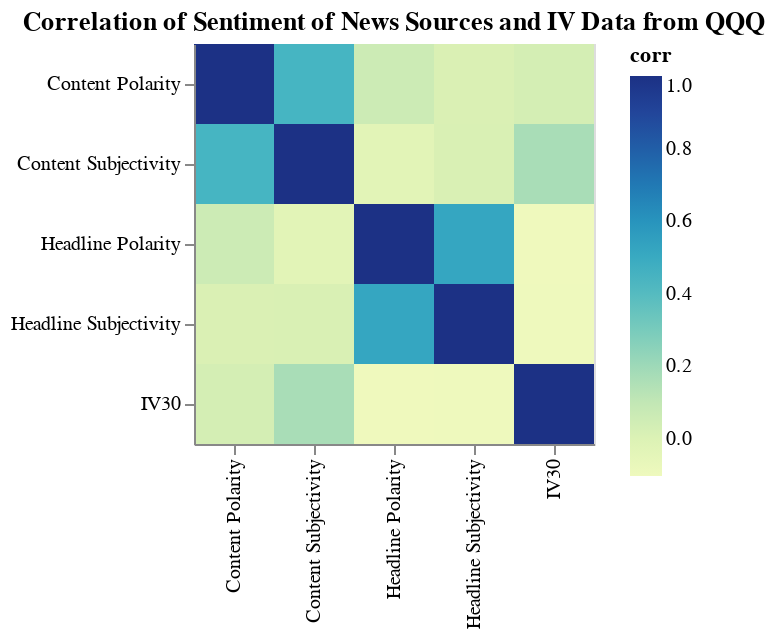

Notebook code for this chart:
### Markdown cell above
## Now we look at the QQQ IV data and all news sources

### Code cell
cormat4 = merged2[['IV30', 'Headline Polarity', 'Headline Subjectivity', 'Content Polarity', 'Content Subjectivity']].corr()
cormat_tidy_4 = cormat4.stack().reset_index().rename(columns={0:'corr'})
heatmap4 = alt.Chart(cormat_tidy_4).mark_rect().encode(
    x = alt.X('level_0').axis().title(''),
    y = alt.Y('level_1').axis().title(''),
    color = 'corr'
).properties(
    width = 200,
    height = 200,
    title = 'Correlation of Sentiment of News Sources and IV Data from QQQ'
)

heatmap4.display()

### Figure 1 — Vega-Lite specification as saved in the notebook (floating-point values rounded to 4 significant figures)
{"config": {"view": {"continuousWidth": 300, "continuousHeight": 300}}, "data": {"name": "data-c6b8ff4d1265b2a6b5c1d4e69593e11d"}, "mark": {"type": "rect"}, "encoding": {"color": {"field": "corr", "type": "quantitative"}, "x": {"axis": {}, "field": "level_0", "title": "", "type": "nominal"}, "y": {"axis": {}, "field": "level_1", "title": "", "type": "nominal"}}, "height": 200, "title": "Correlation of Sentiment of News Sources and IV Data from QQQ", "width": 200, "$schema": "https://vega.github.io/schema/vega-lite/v5.8.0.json", "datasets": {"data-c6b8ff4d1265b2a6b5c1d4e69593e11d": [{"level_0": "IV30", "level_1": "IV30", "corr": 1.0}, {"level_0": "IV30", "level_1": "Headline Polarity", "corr": -0.1031}, {"level_0": "IV30", "level_1": "Headline Subjectivity", "corr": -0.09951}, {"level_0": "IV30", "level_1": "Content Polarity", "corr": 0.03341}, {"level_0": "IV30", "level_1": "Content Subjectivity", "corr": 0.1705}, {"level_0": "Headline Polarity", "level_1": "IV30", "corr": -0.1031}, {"level_0": "Headline Polarity", "level_1": "Headline Polarity", "corr": 1.0}, {"level_0": "Headline Polarity", "level_1": "Headline Subjectivity", "corr": 0.519}, {"level_0": "Headline Polarity", "level_1": "Content Polarity", "corr": 0.06311}, {"level_0": "Headline Polarity", "level_1": "Content Subjectivity", "corr": -0.03222}, {"level_0": "Headline Subjectivity", "level_1": "IV30", "corr": -0.09951}, {"level_0": "Headline Subjectivity", "level_1": "Headline Polarity", "corr": 0.519}, {"level_0": "Headline Subjectivity", "level_1": "Headline Subjectivity", "corr": 1.0}, {"level_0": "Headline Subjectivity", "level_1": "Content Polarity", "corr": 0.01199}, {"level_0": "Headline Subjectivity", "level_1": "Content Subjectivity", "corr": 0.01619}, {"level_0": "Content Polarity", "level_1": "IV30", "corr": 0.03341}, {"level_0": "Content Polarity", "level_1": "Headline Polarity", "corr": 0.06311}, {"level_0": "Content Polarity", "level_1": "Headline Subjectivity", "corr": 0.01199}, {"level_0": "Content Polarity", "level_1": "Content Polarity", "corr": 1.0}, {"level_0": "Content Polarity", "level_1": "Content Subjectivity", "corr": 0.4448}, {"level_0": "Content Subjectivity", "level_1": "IV30", "corr": 0.1705}, {"level_0": "Content Subjectivity", "level_1": "Headline Polarity", "corr": -0.03222}, {"level_0": "Content Subjectivity", "level_1": "Headline Subjectivity", "corr": 0.01619}, {"level_0": "Content Subjectivity", "level_1": "Content Polarity", "corr": 0.4448}, {"level_0": "Content Subjectivity", "level_1": "Content Subjectivity", "corr": 1.0}]}}
